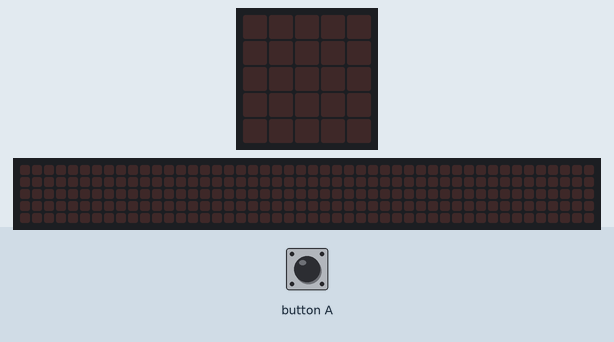
Bench run of a program on a simulated BBC micro:bit (MakeCode). Shown: the board's 5×5 LED display, a strip that is not on the board, showing the scrolling text unrolled. Inputs (shaded band) come from the test bench. The 48×5 strip is a reading aid, not a part: it shows the text the display is scrolling, unrolled, one strip-width of it at a time.

Above: at 1.2 s.
1.3 s: button A pressed for 0.15 s
At 1.6 s:
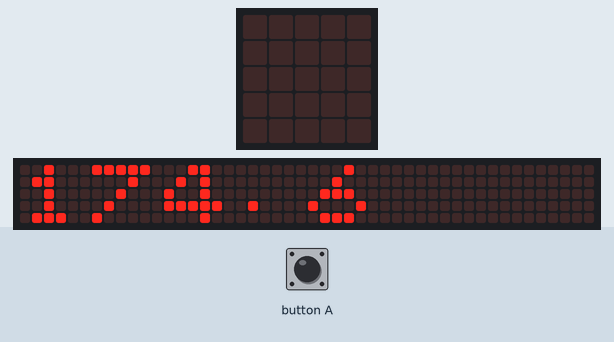
4.3 s: button A pressed for 0.15 s
At 6.92 s:
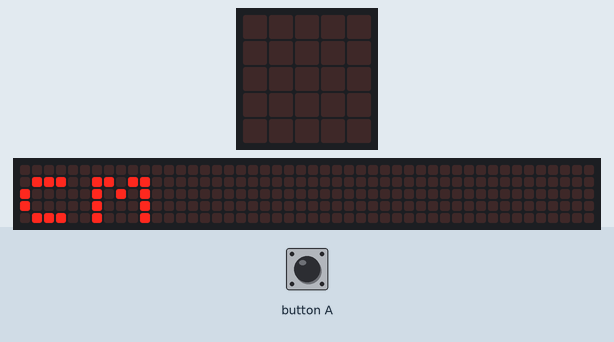
At 9.92 s:
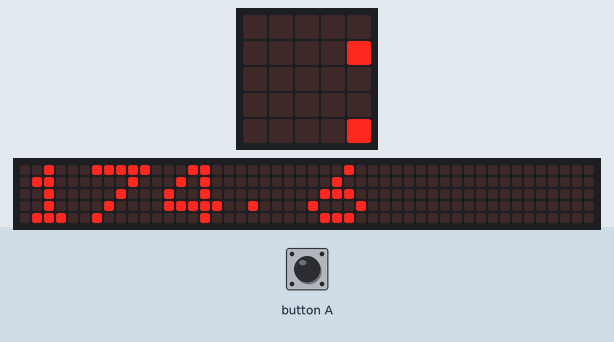

Measured:
- after the input at 1.3 s, the display: changes after 0.15 s (image 1)

The program:

main.ts
```typescript
input.onButtonPressed(Button.A, function on_button_pressed_a() {

    gjennomsnittshøyde = (Per + Pål + Espen + Kongen + Prinsessen) / 5
    basic.showNumber(gjennomsnittshøyde)
    basic.showString("cm")
    basic.clearScreen()
})
let gjennomsnittshøyde = 0
let Per = 178
let Pål = 181
let Espen = 172
let Kongen = 180
let Prinsessen = 162
```

test.ts
```typescript
// testene settes inn her; disse vil ikke kompilert så lenge denne pakken blir brukt som en utvidelse.
```
